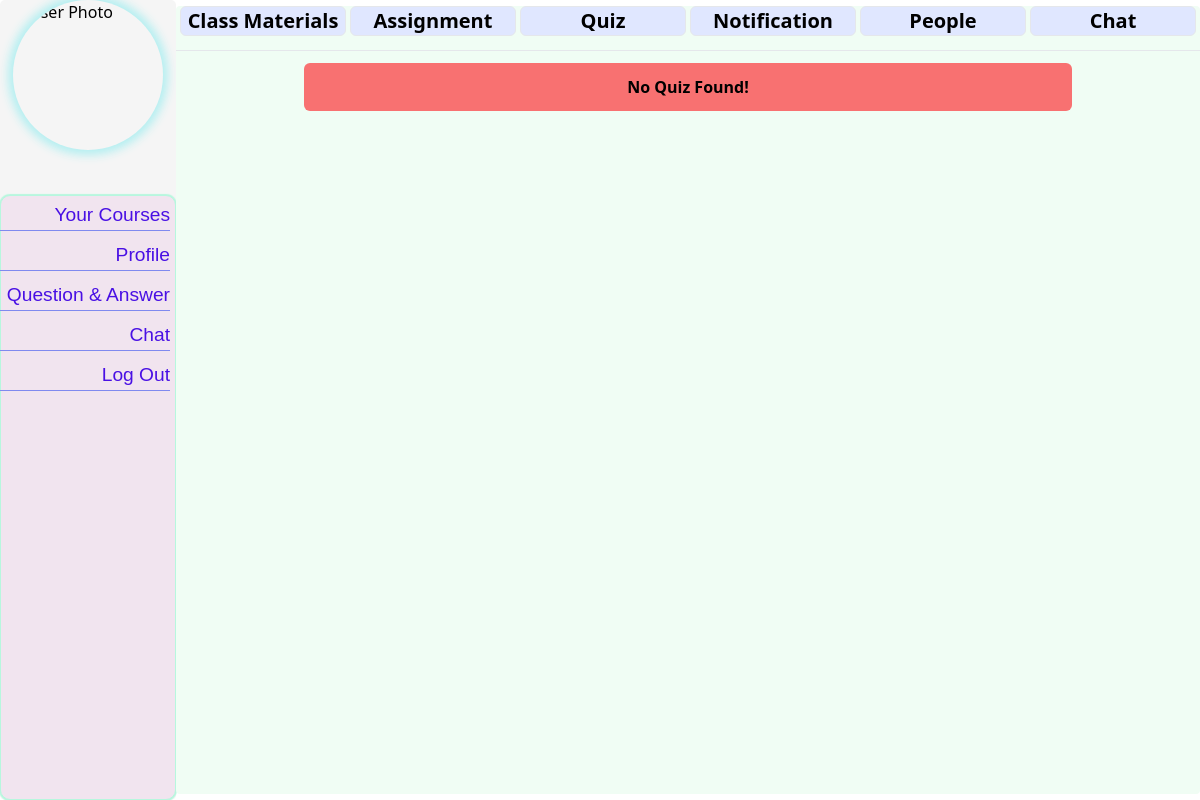
Page /course/1/quizes/ on the earlier database version.
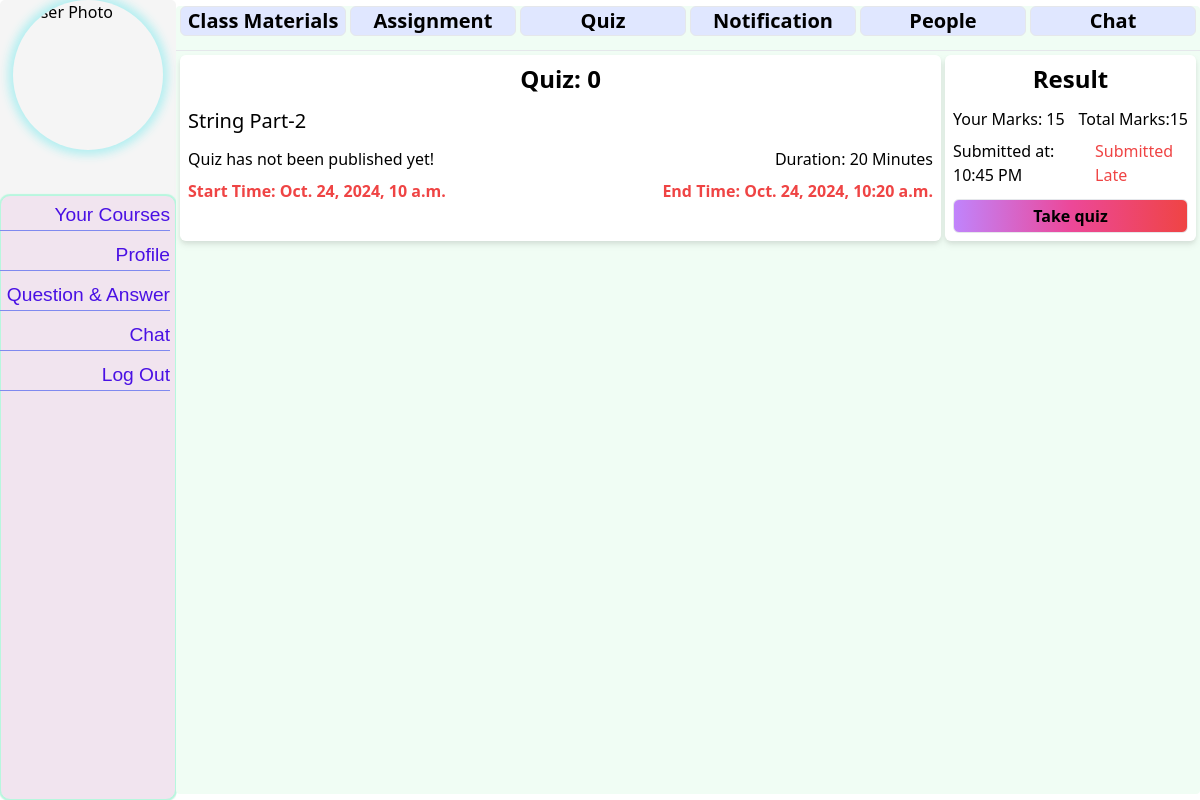
Same page on the later database version.
### courses/models.py (models this page shows, shortened)
class CourseQuiz(models.Model):
    course = models.ForeignKey(Course, on_delete=models.CASCADE, related_name='quizzes')
    title = models.CharField(max_length=30)
    quiz_number=models.PositiveSmallIntegerField(default=0)
    total_marks = models.IntegerField()
    duration = models.PositiveIntegerField(blank=False)
    start_time = models.DateTimeField(blank=False)  # Field for the start time
    end_time = models.DateTimeField(blank=False)    # Field for the end time
    publish_status=models.BooleanField(default=False)

### courses/views.py (the view)
# urls.py: path('quizes/',views.quizes,name="quizes"),
def quizes(request,pk):
    course=get_object_or_404(Course,pk=pk)
    quizes = CourseQuiz.objects.filter(course=course)
    context={
        "quizes":quizes,
        "course":course,
    }
    return render(request,'course/quizes.html',context=context)

### student/context_processors.py (called while the page is built)
def profile_context(request):
    if request.user.is_authenticated:
        try:
            student_profile = Student.objects.get(user=request.user)
            return {'profile': student_profile}
        except Student.DoesNotExist:
            return {}
    return {}

### templates/course/quizes.html (shortened to what this page needs)
{% extends 'course/courseDetails.html' %}
{% load static %}
{% block course_content %}
{% if quizes%}
{% for q in quizes%}
<div class="grid grid-cols-4 gap-1 drop-shadow-md p-1 rounded-md ">
  <div class="col-span-3  bg-white rounded-md p-2">
    <div class="text-center text-2xl text-black font-semibold ">
      Quiz: {{q.quiz_number}}
    </div>
    <div class="text-xl my-3">
      {{q.title}}
    </div>
    <div class="flex justify-between font-medium my-2">
      <div>
        {% if q.published_status%}
        Quiz has been published.
        {%else%}
         Quiz has not been published yet!
         {%endif%}
      </div>
      <div>
        Duration: {{q.duration}} Minutes
      </div>
    </div>
    <div class="flex justify-between text-red-500 font-bold mb-2">
      <div>
        Start Time: {{q.start_time}}
      </div>
      <div>
        End Time: {{q.end_time}}
      </div>
    </div>
  </div>
  <div class="col-span-1 bg-white rounded-md p-2">
     <div class="text-center text-2xl text-black font-semibold mb-3">
      Result
     </div>
     <div class="flex justify-between my-2">
      <div>Your Marks: 15</div>
      <div>Total Marks:{{q.total_marks}}</div>
     </div>
     <div class="flex justify-between">
      <div>Submitted at: 10:45 PM</div>
      <div><h1 class="text-red-500 font-normal">Submitted Late</h1></div>
     </div>
     <a href="{% url 'courses:take_quiz' pk=q.pk %}">
      <div class="w-full mx-auto my-3 mb-0 text-center border rounded-md bg-gradient-to-r from-purple-400 via-pink-500 to-red-500 h-auto font-semibold p-1">
        Take quiz
      </div>
    </a>
  </div>
</div>
{%endfor%}
{%else%}
<div class="bg-red-400 mx-auto w-3/4 p-3 my-3 rounded-md">
  <h1 class="font-bold text-center">No Quiz Found!</h1>
</div>
{%endif%}
{%endblock%}

Differences in the rows shown:
added CourseQuiz: quiz_number "0", title "String Part-2", duration "20", start_time "Oct. 24, 2024, 10 a.m.", end_time "Oct. 24, 2024, 10:20 a.m.", total_marks "15"
Other differences:
text no longer shown: "No Quiz Found!"
